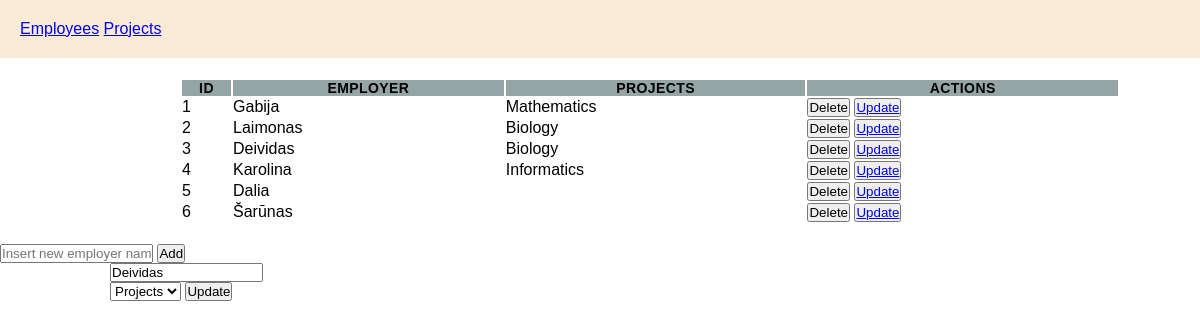
The app's page /?path=employees&update_emp=3 with its own data.
### tables this page shows
CREATE TABLE `employees` (
  `id` bigint(20) NOT NULL AUTO_INCREMENT,
  `employer` varchar(15) NOT NULL,
  `projects_id` bigint(20) DEFAULT NULL,
  PRIMARY KEY (`id`),
  KEY `projects_id_idx` (`id`),
  KEY `projects_id_idx1` (`projects_id`),
  CONSTRAINT `projects_id` FOREIGN KEY (`projects_id`) REFERENCES `projects` (`id`)
);

### index.php (the view, shortened to what this page needs)
<!DOCTYPE html>
<html lang="en">
<head>
    <link rel="stylesheet" href="style.css">
</head>
<body>
<header>
<a href= 'index.php'>Employees</a>
<a href= 'projects.php'>Projects</a>
</header>
<div class="container">
<?php
    $servername = "localhost";
    $username = "root";
    $password = "mysql";
    $dbname = "sprint";
    $conn = mysqli_connect($servername, $username, $password, $dbname);
?>
<?php
    $sql = "SELECT employees.id, employees.employer, employees.projects_id,
            GROUP_CONCAT(projects.project separator \", \") as pr_id
            FROM employees
            LEFT JOIN projects
            ON employees.projects_id = projects.id
            GROUP BY employees.id;";
    $result = mysqli_query($conn, $sql);
    if (mysqli_num_rows($result) > 0) {
        print('<table class="table">
                    <thead class="table-header">
                        <tr>
                            <th>Id</th>
                            <th>Employer</th>
                            <th>Projects</th>
                            <th>Actions</th>
                        </tr>
                    </thead>
                    <tbody>');
    $i = 1;
        while($row = mysqli_fetch_assoc($result)) {
        print(          '<tr>
                            <td>' . $i . '</td>
                            <td>' . $row["employer"] . '</td>
                            <td>' . $row["pr_id"] . '</td>
                            <td>' .
                                '<form action="'. $_SERVER['PHP_SELF'] .'" method="post">
                                    <button type="submit" name="delete_emp" class="btn btn-outline-primary btn-sm" value="'. $row['id'] .'">Delete</button>
                                    <button>
                                        <a href="?path=employees&update_emp='. $row['id'].'" type="button" name="submit" class="btn btn-primary btn-sm">Update</a></button>
                                    </form>' .
                            '</td>
                        </tr>');
    $i++;
        }
        print(     '</tbody>
              </table>
</div>');
    } else {
    echo '0 results';
    }
?>
<form method="POST">
  <input type="text" name="employer" value="<?php echo $row['employer'] ?>" placeholder="Insert new employer name" Required>
  <input type="submit" name="insert_emp" value="Add">
</form>
<?php if(isset($_GET["update_emp"])): ?>
                <?php $id = $_GET["update_emp"]; ?>
           <form method="post" action="<?php echo $_SERVER['PHP_SELF'];?>?path=employees">
<?php
$sql = 'SELECT employer FROM Employees
        WHERE id = '. $id;
        $result = mysqli_query($conn, $sql);
        if (mysqli_num_rows($result) > 0) {
            while($row = mysqli_fetch_assoc($result)) {
                echo '<div class="container">
                <div class="row">
                 <div class="col-4">
                <input type="text" name="update_emp" class="form-control" id="employer" placeholder="" value="'. $row['employer'] .'">
                </div>
                </div>
                </div>';
            }
        }
        ?>
        <div class="container">
            <div class="row">
                <div class="col-4">
                    <select class="form-select" aria-label="Default select example">
                        <option selected>Projects</option>
                </div>
            </div>
        </div>
               <form method="post" action="<?php echo $_SERVER['PHP_SELF'];?>?path=employees">
                  <button type="submit" name="update_emp" class="btn btn-primary">Update</button>
                  </form>
    <?php endif; ?>
</body>
</html>

### style.css (style rules this page uses)
body, body * { margin: 0; padding: 0; vertical-align: top; box-sizing: border-box; font-family: 'Gill Sans', 'Gill Sans MT', Calibri, 'Trebuchet MS', sans-serif; word-break: break-all; }
header { display: inline-block; width: 100%; background-color: antiquewhite; padding: 20px; }
.container { max-width: 1000px; margin-left: auto; margin-right: auto; padding-left: 10px; padding-right: 10px; }
.table { width: 100%; margin-left: 50px; padding: 20px; }
.table-header { background-color: #95A5A6; font-size: 14px; text-transform: uppercase; letter-spacing: 0.03em; }

### records on screen
employees: employer "Gabija", pr_id "Mathematics"
employees: employer "Laimonas", pr_id "Biology"
employees: employer "Deividas", pr_id "Biology", update_emp "Deividas"
employees: employer "Karolina", pr_id "Informatics"
employees: employer "Dalia", $row['id'] 7 (drawn)
employees: employer "Šarūnas", $row['id'] 39 (drawn)
